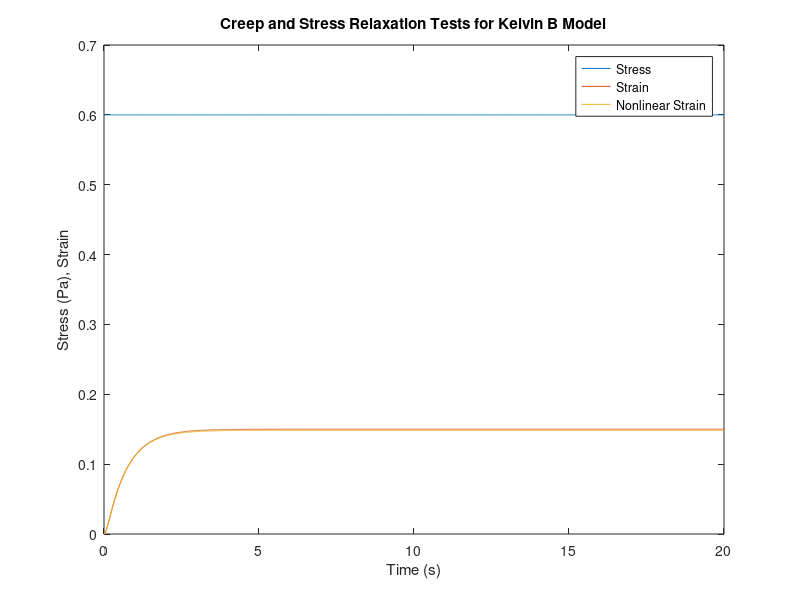
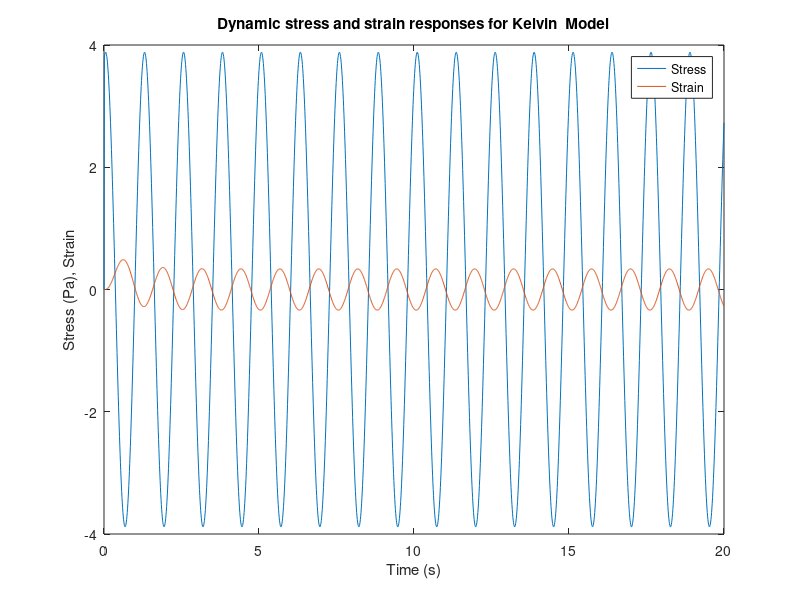

Recreate these plots in MATLAB, in order.

k1 = 20;
k3 = 10;
d1 = 15;
d3 = 5;
kp1 = 7;
kp3 = 3;

time_step = 0.01;
end_time = 100;
end_time = 20;
t = linspace(0,end_time,end_time/time_step + 1);

linear_creep.x = zeros(size(t));
linear_creep.x_dot = zeros(size(t));
linear_creep.x2 = zeros(size(t));
linear_creep.x2_dot = zeros(size(t));
linear_creep.F = zeros(size(t));

linear_stress.x = zeros(size(t));
linear_stress.x_dot = zeros(size(t));
linear_stress.x2 = zeros(size(t));
linear_stress.x2_dot = zeros(size(t));
linear_stress.F = zeros(size(t));

nonlinear_creep.x = zeros(size(t));
nonlinear_creep.x_dot = zeros(size(t));
nonlinear_creep.x2 = zeros(size(t));
nonlinear_creep.x2_dot = zeros(size(t));
nonlinear_creep.F = zeros(size(t));

nonlinear_stress.x = zeros(size(t));
nonlinear_stress.x_dot = zeros(size(t));
nonlinear_stress.x2 = zeros(size(t));
nonlinear_stress.x2_dot = zeros(size(t));
nonlinear_stress.F = zeros(size(t));

dynamic_linear_creep.x = zeros(size(t));
dynamic_linear_creep.x_dot = zeros(size(t));
dynamic_linear_creep.x2 = zeros(size(t));
dynamic_linear_creep.x2_dot = zeros(size(t));
dynamic_linear_creep.F = zeros(size(t));

dynamic_linear_stress.x = zeros(size(t));
dynamic_linear_stress.x_dot = zeros(size(t));
dynamic_linear_stress.x2 = zeros(size(t));
dynamic_linear_stress.x2_dot = zeros(size(t));
dynamic_linear_stress.F = zeros(size(t));

dynamic_nonlinear_creep.x = zeros(size(t));
dynamic_nonlinear_creep.x_dot = zeros(size(t));
dynamic_nonlinear_creep.x2 = zeros(size(t));
dynamic_nonlinear_creep.x2_dot = zeros(size(t));
dynamic_nonlinear_creep.F = zeros(size(t));

dynamic_nonlinear_stress.x = zeros(size(t));
dynamic_nonlinear_stress.x_dot = zeros(size(t));
dynamic_nonlinear_stress.x2 = zeros(size(t));
dynamic_nonlinear_stress.x2_dot = zeros(size(t));
dynamic_nonlinear_stress.F = zeros(size(t));



p=5; B=1*0.05;
x_t = 0.03*ones(size(t));
Non_x_t = 0.03*ones(size(t));
strain_x_t = 3*ones(size(t));

f_t = B*sin(p*t);
strain_f_t = 500*B*sin(p*t);
df_t = B*p*cos(p*t);
strain_df_t = 500*B*p*cos(p*t);


dynamic_linear_stress.F(1) = k1*f_t(1);
dynamic_linear_stress.x_dot(1) = df_t(1);
dynamic_linear_stress.x(1) = f_t(1);

linear_stress.F(1) = k1*x_t(1);
%linear_stress.F(1) = k1*x_t(1) + kp1*x_t(1);
linear_stress.x_dot(1) = 0;
linear_stress.x(1) = x_t(1);
linear_stress.x2(1) = x_t(1);

nonlinear_stress.F(1) = k1*Non_x_t(1)+k3*Non_x_t(1)^3;
% nonlinear_stress.F(1) = k1*Non_x_t(1) + k3*Non_x_t(1)^3 + kp1*Non_x_t(1) + kp3*Non_x_t(1)^3;
nonlinear_stress.x_dot(1) = 0;
nonlinear_stress.x(1) = Non_x_t(1);
nonlinear_stress.x2(1) = Non_x_t(1);

dynamic_nonlinear_stress.F(1) = k1*f_t(1)+k3*f_t(1)^3;
dynamic_nonlinear_stress.x_dot(1) = df_t(1);
dynamic_nonlinear_stress.x(1) = f_t(1);
dynamic_nonlinear_stress.x2(1) = f_t(1);
for i=1:length(t)-1
    if(mod(i,1000)==0) % when to show steps
 	  disp([' i = ' ,num2str(i) , ' of ' , num2str(length(t)) ]);
    end
    %%% MAXWELL %%%
%     dynamic_linear_stress.F(i+1) = dynamic_linear_stress.F(i) + time_step*(k1*dynamic_linear_stress.x_dot(i)-(k1*dynamic_linear_stress.F(i))/d1);
%     dynamic_linear_stress.x_dot(i+1) = df_t(i+1);
%     dynamic_linear_stress.x(i+1) = f_t(i+1);
%     
%     linear_stress.F(i+1) = linear_stress.F(i) + time_step*(k1*linear_stress.x_dot(i)-(k1*linear_stress.F(i))/d1);
%     linear_stress.x(i+1) = x_t(i+1);
%     
%     linear_creep.F(i+1) = linear_creep.F(i) + time_step*(k1*linear_creep.x_dot(i)-(k1*linear_creep.F(i))/d1);
%     linear_creep.x_dot(i+1) = linear_creep.x_dot(i) + time_step*(strain_x_t(i)-linear_creep.F(i));
%     linear_creep.x(i+1) = linear_creep.x(i) + time_step*linear_creep.x_dot(i);
%     
%     dynamic_linear_creep.F(i+1) = dynamic_linear_creep.F(i) + time_step*(k1*dynamic_linear_creep.x_dot(i)-(k1*dynamic_linear_creep.F(i))/d1);
%     dynamic_linear_creep.x_dot(i+1) = dynamic_linear_creep.x_dot(i) + time_step*(strain_f_t(i)-dynamic_linear_creep.F(i));
%     dynamic_linear_creep.x(i+1) = dynamic_linear_creep.x(i) + time_step*dynamic_linear_creep.x_dot(i);
%     
%     nonlinear_creep.x_dot(i+1) = nonlinear_creep.x_dot(i) + time_step*(strain_x_t(i)-nonlinear_creep.F(i));
%     nonlinear_creep.x(i+1) = nonlinear_creep.x(i) + time_step*nonlinear_creep.x_dot(i);
%     max_fun = @(X2_dot)(d3*(nonlinear_creep.x_dot(i) - X2_dot)^3 + d1*(nonlinear_creep.x_dot(i) - X2_dot) - k3*nonlinear_creep.x2(i)^3 - k1*nonlinear_creep.x2(i));
%     nonlinear_creep.x2_dot(i+1) = fzero(max_fun, nonlinear_creep.x2_dot(i));
%     nonlinear_creep.x2(i+1) = nonlinear_creep.x2(i) + time_step*nonlinear_creep.x2_dot(i+1);
%     nonlinear_creep.F(i+1) = k3*nonlinear_creep.x2(i+1)^3+k1*nonlinear_creep.x2(i+1);
%     
%      
%     dynamic_nonlinear_creep.x_dot(i+1) = dynamic_linear_creep.x_dot(i) + time_step*(f_t(i)-dynamic_linear_creep.F(i));
%     dynamic_nonlinear_creep.x(i+1) = dynamic_linear_creep.x(i) + time_step*dynamic_linear_creep.x_dot(i);
%     max_fun = @(X2_dot)(d3*(dynamic_nonlinear_creep.x_dot(i) - X2_dot)^3 + d1*(dynamic_nonlinear_creep.x_dot(i) - X2_dot) - k3*dynamic_nonlinear_creep.x2(i)^3 - k1*dynamic_nonlinear_creep.x2(i));
%     dynamic_nonlinear_creep.x2_dot(i+1) = fzero(max_fun, dynamic_nonlinear_creep.x2_dot(i));
%     dynamic_nonlinear_creep.x2(i+1) = dynamic_nonlinear_creep.x2(i) + time_step*dynamic_nonlinear_creep.x2_dot(i+1);
%     dynamic_nonlinear_creep.F(i+1) = k3*dynamic_nonlinear_creep.x2(i+1)^3+k1*dynamic_nonlinear_creep.x2(i+1);
%     
%     nonlinear_stress.x(i+1) = Non_x_t(i+1);
%     max_fun = @(X2_dot)(d3*(nonlinear_stress.x_dot(i) - X2_dot)^3 + d1*(nonlinear_stress.x_dot(i) - X2_dot) - k3*nonlinear_stress.x2(i)^3 - k1*nonlinear_stress.x2(i));
%     nonlinear_stress.x2_dot(i+1) = fzero(max_fun, nonlinear_stress.x2_dot(i));
%     nonlinear_stress.x2(i+1) = nonlinear_stress.x2(i) + time_step*nonlinear_stress.x2_dot(i+1);
%     nonlinear_stress.F(i+1) = k3*nonlinear_stress.x2(i+1)^3+k1*nonlinear_stress.x2(i+1);
%     
%     dynamic_nonlinear_stress.x(i+1) = f_t(i+1);
%     dynamic_nonlinear_stress.x_dot(i+1) = df_t(i+1);
%     max_fun = @(X2_dot)(d3*(dynamic_nonlinear_stress.x_dot(i) - X2_dot)^3 + d1*(dynamic_nonlinear_stress.x_dot(i) - X2_dot) - k3*dynamic_nonlinear_stress.x2(i)^3 - k1*dynamic_nonlinear_stress.x2(i));
%     dynamic_nonlinear_stress.x2_dot(i+1) = fzero(max_fun, dynamic_nonlinear_stress.x2_dot(i));
%     dynamic_nonlinear_stress.x2(i+1) = dynamic_nonlinear_stress.x2(i) + time_step*dynamic_nonlinear_stress.x2_dot(i+1);
%     dynamic_nonlinear_stress.F(i+1) = k3*dynamic_nonlinear_stress.x2(i+1)^3+k1*dynamic_nonlinear_stress.x2(i+1);
    
    %%%% VOIGT %%%%    
    dynamic_linear_stress.x_dot(i+1) = df_t(i+1);
    dynamic_linear_stress.x(i+1) = f_t(i+1);
    dynamic_linear_stress.F(i+1) = k1*dynamic_linear_stress.x(i+1) + d1*dynamic_linear_stress.x_dot(i+1);
    
    linear_stress.x(i+1) = x_t(i+1);
    linear_stress.F(i+1) = k1*linear_stress.x(i+1);
        
    linear_creep.x_dot(i+1) = linear_creep.x_dot(i) + time_step*(strain_x_t(i)-linear_creep.F(i));
    linear_creep.x(i+1) = linear_creep.x(i) + time_step*linear_creep.x_dot(i);
    linear_creep.F(i+1) = k1*linear_creep.x(i+1) + d1*linear_creep.x_dot(i+1);    
    
    dynamic_linear_creep.x_dot(i+1) = dynamic_linear_creep.x_dot(i) + time_step*(strain_f_t(i)-dynamic_linear_creep.F(i));
    dynamic_linear_creep.x(i+1) = dynamic_linear_creep.x(i) + time_step*dynamic_linear_creep.x_dot(i);
    dynamic_linear_creep.F(i+1) = k1*dynamic_linear_creep.x(i+1) + d1*dynamic_linear_creep.x_dot(i+1);
    
    nonlinear_creep.x_dot(i+1) = nonlinear_creep.x_dot(i) + time_step*(strain_x_t(i)-nonlinear_creep.F(i));
    nonlinear_creep.x(i+1) = nonlinear_creep.x(i) + time_step*nonlinear_creep.x_dot(i);
    nonlinear_creep.F(i+1) = k1*nonlinear_creep.x(i+1) + k3*nonlinear_creep.x(i+1)^3 + d1*nonlinear_creep.x_dot(i+1) + d3*nonlinear_creep.x_dot(i+1)^3;
     
    dynamic_nonlinear_creep.x_dot(i+1) = dynamic_linear_creep.x_dot(i) + time_step*(f_t(i)-dynamic_linear_creep.F(i));
    dynamic_nonlinear_creep.x(i+1) = dynamic_linear_creep.x(i) + time_step*dynamic_linear_creep.x_dot(i);
    dynamic_nonlinear_creep.F(i+1) = k1*dynamic_nonlinear_creep.x(i+1) + k3*dynamic_nonlinear_creep.x(i+1)^3 + d1*dynamic_nonlinear_creep.x_dot(i+1) + d3*dynamic_nonlinear_creep.x_dot(i+1)^3;
    
    nonlinear_stress.x(i+1) = Non_x_t(i+1);
    nonlinear_stress.F(i+1) = k1*nonlinear_stress.x(i+1) + k3*nonlinear_stress.x(i+1).^3 + d1*nonlinear_stress.x_dot(i+1) + d3*nonlinear_stress.x_dot(i+1).^3;
    
    dynamic_nonlinear_stress.x(i+1) = f_t(i+1);
    dynamic_nonlinear_stress.x_dot(i+1) = df_t(i+1);
    dynamic_nonlinear_stress.F(i+1) = k1*dynamic_nonlinear_stress.x(i+1) + k3*dynamic_nonlinear_stress.x(i+1)^3 + d1*dynamic_nonlinear_stress.x_dot(i+1) + d3*dynamic_nonlinear_stress.x_dot(i+1)^3;
        
    %%% KELVIN_A %%%    
    
%     dynamic_linear_stress.x_dot(i+1) = df_t(i+1);
%     dynamic_linear_stress.x(i+1) = f_t(i+1);
%     dynamic_linear_stress.x2_dot(i+1) = dynamic_linear_stress.x_dot(i) - (k1/d1)*dynamic_linear_stress.x2(i);
%     dynamic_linear_stress.x2(i+1) = dynamic_linear_stress.x2(i) + time_step*dynamic_linear_stress.x2_dot(i+1);
%     dynamic_linear_stress.F(i+1) = k1*dynamic_linear_stress.x2(i+1) + kp1*dynamic_linear_stress.x(i+1);
%     
%     linear_stress.x(i+1) = x_t(i+1);
%     linear_stress.x2_dot(i+1) = linear_stress.x_dot(i) - (k1/d1)*linear_stress.x2(i);
%     linear_stress.x2(i+1) = linear_stress.x2(i) + time_step*linear_stress.x2_dot(i+1);
%     linear_stress.F(i+1) = k1*linear_stress.x2(i+1) + kp1*linear_stress.x(i+1);
%     
%     linear_creep.x_dot(i+1) = linear_creep.x_dot(i) + time_step*(strain_x_t(i)-linear_creep.F(i));
%     linear_creep.x(i+1) = linear_creep.x(i) + time_step*linear_creep.x_dot(i);
%     linear_creep.x2_dot(i+1) = linear_creep.x_dot(i) - (k1/d1)*linear_creep.x2(i);
%     linear_creep.x2(i+1) = linear_creep.x2(i) + time_step*linear_creep.x2_dot(i+1);
%     linear_creep.F(i+1) = k1*linear_creep.x2(i+1) + kp1*linear_creep.x(i+1);
%     
%     dynamic_linear_creep.x_dot(i+1) = dynamic_linear_creep.x_dot(i) + time_step*(strain_f_t(i)-dynamic_linear_creep.F(i));
%     dynamic_linear_creep.x(i+1) = dynamic_linear_creep.x(i) + time_step*dynamic_linear_creep.x_dot(i);
%     dynamic_linear_creep.x2_dot(i+1) = dynamic_linear_creep.x_dot(i) - (k1/d1)*dynamic_linear_creep.x2(i);
%     dynamic_linear_creep.x2(i+1) = dynamic_linear_creep.x2(i) + time_step*dynamic_linear_creep.x2_dot(i+1);
%     dynamic_linear_creep.F(i+1) = k1*dynamic_linear_creep.x2(i+1) + kp1*dynamic_linear_creep.x(i+1);
%     
%     nonlinear_creep.x_dot(i+1) = nonlinear_creep.x_dot(i) + time_step*(strain_x_t(i)-nonlinear_creep.F(i));
%     nonlinear_creep.x(i+1) = nonlinear_creep.x(i) + time_step*nonlinear_creep.x_dot(i);
%     kelvina_fun = @(X2_dot)(d3*(nonlinear_creep.x_dot(i) - X2_dot)^3 + d1*(nonlinear_creep.x_dot(i) - X2_dot) - k3*nonlinear_creep.x2(i)^3 - k1*nonlinear_creep.x2(i));
%     nonlinear_creep.x2_dot(i+1) = fzero(kelvina_fun, nonlinear_creep.x2_dot(i));
%     nonlinear_creep.x2(i+1) = nonlinear_creep.x2(i) + time_step*nonlinear_creep.x2_dot(i+1);
%     nonlinear_creep.F(i+1) = k1*nonlinear_creep.x2(i+1) + k3*nonlinear_creep.x2(i+1)^3 + kp1*nonlinear_creep.x(i+1) + kp3*nonlinear_creep.x(i+1)^3;
%      
%     dynamic_nonlinear_creep.x_dot(i+1) = dynamic_linear_creep.x_dot(i) + time_step*(f_t(i)-dynamic_linear_creep.F(i));
%     dynamic_nonlinear_creep.x(i+1) = dynamic_linear_creep.x(i) + time_step*dynamic_linear_creep.x_dot(i);
%     kelvina_fun = @(X2_dot)(d3*(dynamic_nonlinear_creep.x_dot(i) - X2_dot)^3 + d1*(dynamic_nonlinear_creep.x_dot(i) - X2_dot) - k3*dynamic_nonlinear_creep.x2(i)^3 - k1*dynamic_nonlinear_creep.x2(i));
%     dynamic_nonlinear_creep.x2_dot(i+1) = fzero(kelvina_fun, dynamic_nonlinear_creep.x2_dot(i));
%     dynamic_nonlinear_creep.x2(i+1) = dynamic_nonlinear_creep.x2(i) + time_step*dynamic_nonlinear_creep.x2_dot(i+1);
%     dynamic_nonlinear_creep.F(i+1) = k1*dynamic_nonlinear_creep.x2(i+1) + k3*dynamic_nonlinear_creep.x2(i+1)^3 + kp1*dynamic_nonlinear_creep.x(i+1) + kp3*dynamic_nonlinear_creep.x(i+1)^3;
%     
%     nonlinear_stress.x(i+1) = Non_x_t(i+1);
%     kelvina_fun = @(X2_dot)(d3*(nonlinear_stress.x_dot(i) - X2_dot)^3 + d1*(nonlinear_stress.x_dot(i) - X2_dot) - k3*nonlinear_stress.x2(i)^3 - k1*nonlinear_stress.x2(i));
%     nonlinear_stress.x2_dot(i+1) = fzero(kelvina_fun, nonlinear_stress.x2_dot(i));
%     nonlinear_stress.x2(i+1) = nonlinear_stress.x2(i) + time_step*nonlinear_stress.x2_dot(i+1);
%     nonlinear_stress.F(i+1) = k1*nonlinear_stress.x2(i+1) + k3*nonlinear_stress.x2(i+1)^3 + kp1*nonlinear_stress.x(i+1) + kp3*nonlinear_stress.x(i+1)^3; 
%     
%     dynamic_nonlinear_stress.x(i+1) = f_t(i+1);
%     dynamic_nonlinear_stress.x_dot(i+1) = df_t(i+1);
%     kelvina_fun = @(X2_dot)(d3*(dynamic_nonlinear_stress.x_dot(i) - X2_dot)^3 + d1*(dynamic_nonlinear_stress.x_dot(i) - X2_dot) - k3*dynamic_nonlinear_stress.x2(i)^3 - k1*dynamic_nonlinear_stress.x2(i));
%     dynamic_nonlinear_stress.x2_dot(i+1) = fzero(kelvina_fun, dynamic_nonlinear_stress.x2_dot(i));
%     dynamic_nonlinear_stress.x2(i+1) = dynamic_nonlinear_stress.x2(i) + time_step*dynamic_nonlinear_stress.x2_dot(i+1);
%     dynamic_nonlinear_stress.F(i+1) = k1*dynamic_nonlinear_stress.x2(i+1) + k3*dynamic_nonlinear_stress.x2(i+1)^3 + kp1*dynamic_nonlinear_stress.x(i+1) + kp3*dynamic_nonlinear_stress.x(i+1)^3;
    
    %%%%% KELVIN B %%%%%

%     dynamic_linear_stress.x_dot(i+1) = df_t(i+1);
%     dynamic_linear_stress.x(i+1) = f_t(i+1);
%     dynamic_linear_stress.x2_dot(i+1) = dynamic_linear_stress.x_dot(i) - (k1/d1)*dynamic_linear_stress.x2(i) + (kp1/d1)*(dynamic_linear_stress.x(i) - dynamic_linear_stress.x2(i));
%     dynamic_linear_stress.x2(i+1) = dynamic_linear_stress.x2(i) + time_step*dynamic_linear_stress.x2_dot(i+1);
%     dynamic_linear_stress.F(i+1) = k1*dynamic_linear_stress.x2(i+1);
%     
%     linear_stress.x(i+1) = x_t(i+1);
%     linear_stress.x2_dot(i+1) = linear_stress.x_dot(i) - (k1/d1)*linear_stress.x2(i) + (kp1/d1)*(linear_stress.x(i) - linear_stress.x2(i));
%     linear_stress.x2(i+1) = linear_stress.x2(i) + time_step*linear_stress.x2_dot(i+1);
%     linear_stress.F(i+1) = k1*linear_stress.x2(i+1);
%     
%     linear_creep.x_dot(i+1) = linear_creep.x_dot(i) + time_step*(strain_x_t(i)-linear_creep.F(i));
%     linear_creep.x(i+1) = linear_creep.x(i) + time_step*linear_creep.x_dot(i);
%     linear_creep.x2_dot(i+1) = linear_creep.x_dot(i) - (k1/d1)*linear_creep.x2(i) + (kp1/d1)*(linear_creep.x(i) - linear_creep.x2(i));
%     linear_creep.x2(i+1) = linear_creep.x2(i) + time_step*linear_creep.x2_dot(i+1);
%     linear_creep.F(i+1) = k1*linear_creep.x2(i+1);
%     
%     dynamic_linear_creep.x_dot(i+1) = dynamic_linear_creep.x_dot(i) + time_step*(strain_f_t(i)-dynamic_linear_creep.F(i));
%     dynamic_linear_creep.x(i+1) = dynamic_linear_creep.x(i) + time_step*dynamic_linear_creep.x_dot(i);
%     dynamic_linear_creep.x2_dot(i+1) = dynamic_linear_creep.x_dot(i) - (k1/d1)*dynamic_linear_creep.x2(i) + (kp1/d1)*(dynamic_linear_creep.x(i) - dynamic_linear_creep.x2(i));
%     dynamic_linear_creep.x2(i+1) = dynamic_linear_creep.x2(i) + time_step*dynamic_linear_creep.x2_dot(i+1);
%     dynamic_linear_creep.F(i+1) = k1*dynamic_linear_creep.x2(i+1);
%     
%     nonlinear_creep.x_dot(i+1) = nonlinear_creep.x_dot(i) + time_step*(strain_x_t(i)-nonlinear_creep.F(i));
%     nonlinear_creep.x(i+1) = nonlinear_creep.x(i) + time_step*nonlinear_creep.x_dot(i);
%     kelvinb_fun = @(X2_dot)(d3*(nonlinear_creep.x_dot(i) - X2_dot)^3 + d1*(nonlinear_creep.x_dot(i) - X2_dot) + kp3*(nonlinear_creep.x(i) - nonlinear_creep.x2(i))^3 + kp1*(nonlinear_creep.x(i) - nonlinear_creep.x2(i)) - k3*nonlinear_creep.x2(i)^3 - k1*nonlinear_creep.x2(i));
%     nonlinear_creep.x2_dot(i+1) = fzero(kelvinb_fun, nonlinear_creep.x2_dot(i));
%     nonlinear_creep.x2(i+1) = nonlinear_creep.x2(i) + time_step*nonlinear_creep.x2_dot(i+1);
%     nonlinear_creep.F(i+1) = k1*nonlinear_creep.x2(i+1) + k3*nonlinear_creep.x2(i+1)^3;
%      
%     dynamic_nonlinear_creep.x_dot(i+1) = dynamic_linear_creep.x_dot(i) + time_step*(f_t(i)-dynamic_linear_creep.F(i));
%     dynamic_nonlinear_creep.x(i+1) = dynamic_linear_creep.x(i) + time_step*dynamic_linear_creep.x_dot(i);
%     kelvinb_fun = @(X2_dot)(d3*(dynamic_linear_creep.x_dot(i) - X2_dot)^3 + d1*(dynamic_linear_creep.x_dot(i) - X2_dot) + kp3*(dynamic_linear_creep.x(i) - dynamic_linear_creep.x2(i))^3 + kp1*(dynamic_linear_creep.x(i) - dynamic_linear_creep.x2(i)) - k3*dynamic_linear_creep.x2(i)^3 - k1*dynamic_linear_creep.x2(i));
%     dynamic_nonlinear_creep.x2_dot(i+1) = fzero(kelvinb_fun, dynamic_nonlinear_creep.x2_dot(i));
%     dynamic_nonlinear_creep.x2(i+1) = dynamic_nonlinear_creep.x2(i) + time_step*dynamic_nonlinear_creep.x2_dot(i+1);
%     dynamic_nonlinear_creep.F(i+1) = k1*dynamic_nonlinear_creep.x2(i+1) + k3*dynamic_nonlinear_creep.x2(i+1)^3;
%     
%     nonlinear_stress.x(i+1) = Non_x_t(i+1);
%     kelvinb_fun = @(X2_dot)(d3*(nonlinear_stress.x_dot(i) - X2_dot)^3 + d1*(nonlinear_stress.x_dot(i) - X2_dot) + kp3*(nonlinear_stress.x(i) - nonlinear_stress.x2(i))^3 + kp1*(nonlinear_stress.x(i) - nonlinear_stress.x2(i)) - k3*nonlinear_stress.x2(i)^3 - k1*nonlinear_stress.x2(i));
%     nonlinear_stress.x2_dot(i+1) = fzero(kelvinb_fun, nonlinear_stress.x2_dot(i));
%     nonlinear_stress.x2(i+1) = nonlinear_stress.x2(i) + time_step*nonlinear_stress.x2_dot(i+1);
%     nonlinear_stress.F(i+1) = k1*nonlinear_stress.x2(i+1) + k3*nonlinear_stress.x2(i+1)^3; 
%     
%     dynamic_nonlinear_stress.x(i+1) = f_t(i+1);
%     dynamic_nonlinear_stress.x_dot(i+1) = df_t(i+1);
%     kelvinb_fun = @(X2_dot)(d3*(dynamic_nonlinear_stress.x_dot(i) - X2_dot)^3 + d1*(dynamic_nonlinear_stress.x_dot(i) - X2_dot) + kp3*(dynamic_nonlinear_stress.x(i) - dynamic_nonlinear_stress.x2(i))^3 + kp1*(dynamic_nonlinear_stress.x(i) - dynamic_nonlinear_stress.x2(i)) - k3*dynamic_nonlinear_stress.x2(i)^3 - k1*dynamic_nonlinear_stress.x2(i));
%     dynamic_nonlinear_stress.x2_dot(i+1) = fzero(kelvinb_fun, dynamic_nonlinear_stress.x2_dot(i));
%     dynamic_nonlinear_stress.x2(i+1) = dynamic_nonlinear_stress.x2(i) + time_step*dynamic_nonlinear_stress.x2_dot(i+1);
%     dynamic_nonlinear_stress.F(i+1) = k1*dynamic_nonlinear_stress.x2(i+1) + k3*dynamic_nonlinear_stress.x2(i+1)^3;
    
end

figure; plot(t,linear_stress.F); hold on;
plot(t,linear_creep.x); 
%plot(t,nonlinear_stress.F);
plot(t,nonlinear_creep.x); 
hold off;
legend('Stress','Strain','Nonlinear Strain');
%'Nonlinear Stress','Nonlinear Strain');
xlabel('Time (s)'); ylabel('Stress (Pa), Strain'); title('Creep and Stress Relaxation Tests for Kelvin B Model');

figure; plot(t,dynamic_linear_stress.F); hold on;
plot(t,dynamic_linear_creep.x);
%plot(t,dynamic_nonlinear_stress.F);
%plot(t,dynamic_nonlinear_creep.x); 
hold off;
legend('Stress','Strain');
%,'Nonlinear Stress','Nonlinear Strain');
xlabel('Time (s)'); ylabel('Stress (Pa), Strain'); title('Dynamic stress and strain responses for Kelvin  Model');